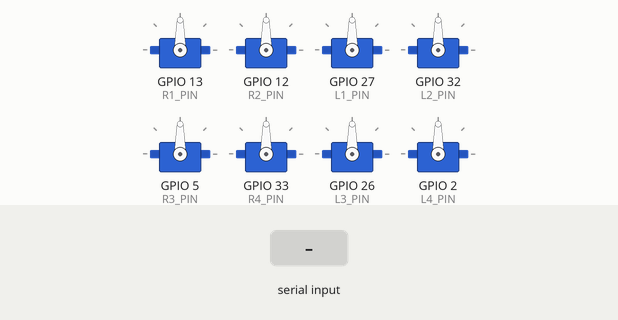
A program run on a simulated ESP32. Shown: 8 × servo. Inputs (shaded band) come from the test bench. WiFi joins after 1.5 s; servers stay silent unless stated; no MQTT or app messages arrive unless stated; what the program prints to the serial monitor is not drawn.

Above: at 2.7 s.
2.8 s: "H" received over Serial
At 3.55 s:
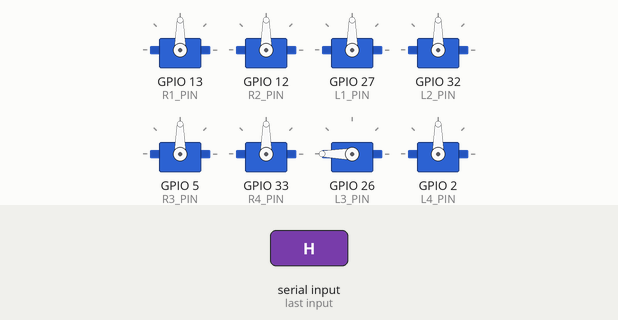
5.8 s: "S" received over Serial
At 7.8 s:
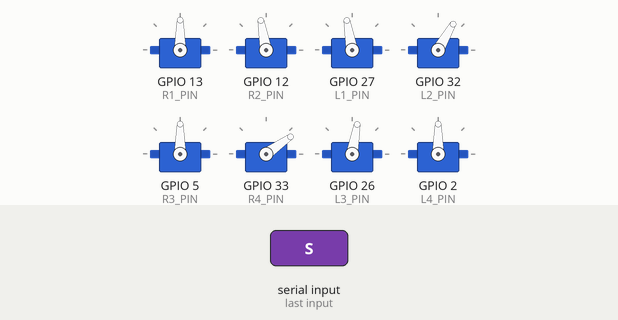
8.3 s: "C" received over Serial
At 9.0 s:
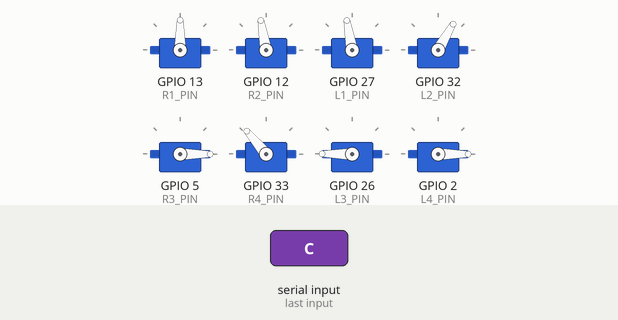
9.8 s: "D" received over Serial
At 10.1 s:
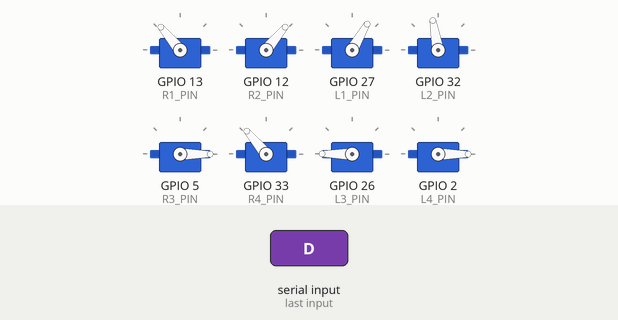
11.3 s: "H" received over Serial
At 11.55 s:
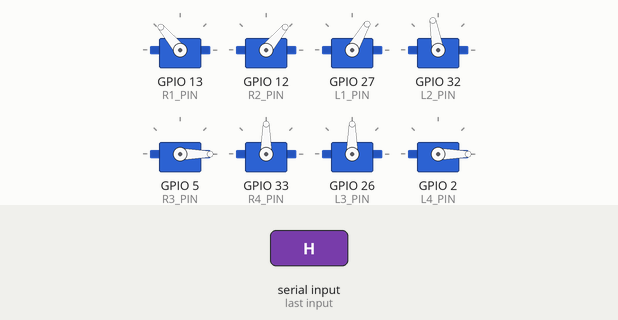
Timing chart, 0 to 15.3 s (numbered marks = the images above; inputs shaded):
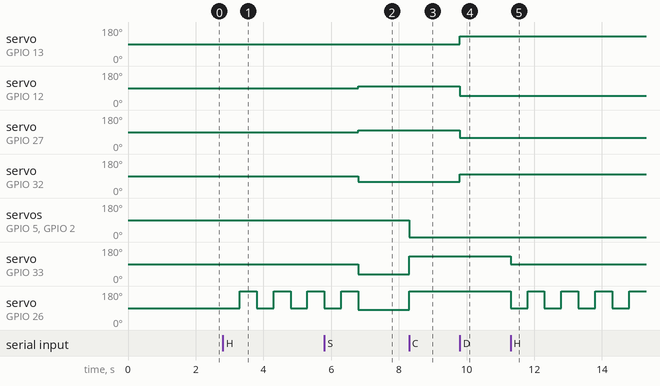

Measured:
- after the input at 2.8 s, servo on GPIO 26 (L3_PIN): alternates 180° for 0.50 s and 90° for 0.50 s, starting after 0.50 s
- after the input at 5.8 s, servo on GPIO 12 (R2_PIN), servo on GPIO 27 (L1_PIN): 90° → 100° after 1.0 s; servo on GPIO 32 (L2_PIN): 90° → 60° after 1.0 s; servo on GPIO 33 (R4_PIN): 90° → 35° after 1.0 s
- after the input at 8.3 s, servo on GPIO 5 (R3_PIN), servo on GPIO 2 (L4_PIN): 90° → 0° at once; servo on GPIO 33 (R4_PIN): 35° → 130° at once; servo on GPIO 26 (L3_PIN): 80° → 180° at once
- after the input at 9.8 s, servo on GPIO 13 (R1_PIN): 90° → 130° at once; servo on GPIO 12 (R2_PIN): 100° → 50° at once; servo on GPIO 27 (L1_PIN): 100° → 60° at once; servo on GPIO 32 (L2_PIN): 60° → 100° at once
- after the input at 11.3 s, servo on GPIO 33 (R4_PIN): 130° → 90° at once; servo on GPIO 26 (L3_PIN): alternates 180° for 0.50 s and 90° for 0.50 s, starting at once

The program:

main.cpp
```cpp
#include <Arduino.h>
#include <WiFi.h>
#include <PubSubClient.h>
#include "./DS4/Interface/Ds4Controller.h"
#include "Api/Interface/WiFiService.h"
#include "Api/Interface/MqttService.h"
#include "Api/Interface/HardwareMetricsApi.h"
#include "Locomotion/Interface/Robot.h"
#include <ESP32Servo.h>

// Configuración
#define WIFI_SSID           "Jean"
#define WIFI_PASSWORD       "basket2004"
#define MQTT_BROKER         "10.171.41.161"
#define MQTT_PORT           1884
#define PUBLISH_INTERVAL_MS 5000

// Pines motores — lado derecho
#define R1_PIN 13
#define R2_PIN 12
#define R3_PIN 5
#define R4_PIN 33

// Pines motores — lado izquierdo
#define L1_PIN 27
#define L2_PIN 32
#define L3_PIN 26
#define L4_PIN 2

// Instancias globales
WiFiClient   wifiClient;
PubSubClient mqttClient(wifiClient);
WiFiService        wifiService(WIFI_SSID, WIFI_PASSWORD);
MqttService        mqttService(mqttClient, wifiService);
HardwareMetricsApi metrics(&mqttService);

// Locomoción
CommandInterpreter interpreter;
Robot robot(
    R1_PIN, R2_PIN, L1_PIN, L2_PIN,
    R3_PIN, R4_PIN, L3_PIN, L4_PIN,
    interpreter
);

unsigned long lastPublish = 0;

void setup() {
    Serial.begin(115200);
    wifiService.connect();
    mqttService.begin(MQTT_BROKER, MQTT_PORT);
    metrics.begin();
    robot.init();

}

void loop() {

    // Métricas
    mqttService.loop();
    unsigned long now = millis();
    if (now - lastPublish >= PUBLISH_INTERVAL_MS) {
        lastPublish = now;
        metrics.publishAllMetrics();
    }

    //Locomoción
    if (Serial.available()) {
        char input = Serial.read();
        Serial.print("Comando recibido: ");
        Serial.println(input);
        Command cmd = interpreter.interpret(input);
        robot.executeCommand(cmd);
    }
}
```

HardwareMetricsApi.cpp
```cpp
#include <Arduino.h>
#include <WiFi.h>
#include "esp_system.h"
#include "../Interface/HardwareMetricsApi.h"

RTC_DATA_ATTR int bootCount = 0;

HardwareMetricsApi::HardwareMetricsApi(MqttService* mqttService) {
    this->mqtt = mqttService;
}

void HardwareMetricsApi::begin() {
    bootCount++;
    Serial.println("Hardware Metrics API started");
    Serial.printf("Boot count: %d | Reset reason: %d\n", bootCount, esp_reset_reason());
}

void HardwareMetricsApi::publishAllMetrics() {

    uint32_t freeHeap     = ESP.getFreeHeap();
    uint32_t maxBlock     = ESP.getMaxAllocHeap();
    int      fragmentation = (maxBlock > 0) ? (100 - (maxBlock * 100 / freeHeap)) : 0;

    String payload = "{";

    payload += "\"temperature\":"        + String(temperatureRead(), 2)    + ",";
    payload += "\"free_heap\":"          + String(freeHeap)                 + ",";
    payload += "\"min_free_heap\":"      + String(ESP.getMinFreeHeap())     + ",";
    payload += "\"heap_fragmentation\":" + String(fragmentation)            + ",";
    payload += "\"cpu_freq_mhz\":"       + String(ESP.getCpuFreqMHz())      + ",";
    payload += "\"wifi_rssi\":"          + String(WiFi.RSSI());
    payload += "}";

    mqtt->publish("esp32/metrics", payload);
}
```

MqttService.cpp
```cpp
#include "../Interface/MqttService.h"
#include <Arduino.h>

MqttService::MqttService(PubSubClient& mqttClient, WiFiService& wifiService)
    : client(mqttClient), wifi(wifiService), broker(nullptr), port(1883) {}

void MqttService::begin(const char* brokerAddr, int brokerPort, const char* id) {
    broker = brokerAddr;
    port = brokerPort;

    // Genera un clientId único usando el MAC address si no se proporciona uno
    if (id != nullptr) {
        clientId = String(id);
    } else {
        clientId = "esp32_" + String((uint32_t)ESP.getEfuseMac(), HEX);
    }

    client.setServer(broker, port);
    reconnect();
}

void MqttService::reconnect() {
    int attempts = 0;
    while (!client.connected() && attempts < 5) {
        Serial.printf("Conectando a MQTT [%s:%d] con id '%s'...\n",
                      broker, port, clientId.c_str());

        bool connected = client.connect(clientId.c_str());

        if (connected) {
            Serial.println("MQTT conectado");
            return;
        }

        Serial.printf("Fallo, rc=%d. Reintentando en 3s...\n", client.state());
        delay(3000);
        attempts++;
    }

    if (!client.connected()) {
        Serial.println("No se pudo conectar a MQTT después de 5 intentos.");
    }
}

bool MqttService::publish(const char* topic, const String& payload) {
    if (!client.connected()) {
        Serial.println("MQTT desconectado, no se puede publicar.");
        return false;
    }
    bool ok = client.publish(topic, payload.c_str());
    if (!ok) {
        Serial.printf("Error al publicar en topic: %s\n", topic);
    }
    return ok;
}

bool MqttService::isConnected() const {
    return client.connected();
}

void MqttService::loop() {
    wifi.reconnectIfNeeded();

    if (!client.connected()) {
        reconnect();
    }

    client.loop();
}
```

WifiService.cpp
```cpp
#include "../Interface/WifiService.H"
#include <Arduino.h>
#include <WiFi.h>

WiFiService::WiFiService(const char* ssid, const char* password)
    : ssid(ssid), password(password) {}

void WiFiService::connect() {
    WiFi.mode(WIFI_STA);
    WiFi.begin(ssid, password);
    Serial.printf("Conectando a WiFi '%s'", ssid);

    unsigned long start = millis();
    while (WiFi.status() != WL_CONNECTED) {
        if (millis() - start > 15000) {
            Serial.println("\nTimeout de WiFi. Reiniciando...");
            ESP.restart();
        }
        delay(500);
        Serial.print(".");
    }

    Serial.printf("\nWiFi conectado — IP: %s\n", WiFi.localIP().toString().c_str());
}

void WiFiService::reconnectIfNeeded() {
    if (WiFi.status() == WL_CONNECTED) return;

    Serial.println("WiFi desconectado. Reconectando...");
    WiFi.reconnect();

    unsigned long start = millis();
    while (WiFi.status() != WL_CONNECTED && millis() - start < 10000) {
        delay(500);
        Serial.print(".");
    }

    if (isConnected()) {
        Serial.printf("\nWiFi reconectado — IP: %s\n", WiFi.localIP().toString().c_str());
    } else {
        Serial.println("\nNo se pudo reconectar al WiFi.");
    }
}

bool WiFiService::isConnected() const {
    return WiFi.status() == WL_CONNECTED;
}
```

HardwareMetricsApi.h
```cpp
#ifndef HARDWARE_METRICS_API_H
#define HARDWARE_METRICS_API_H

#include "MqttService.h"

class HardwareMetricsApi {

private:
    MqttService* mqtt;

public:
    HardwareMetricsApi(MqttService * mqttService);

    void begin();

    void publishAllMetrics();
};

#endif
```

MqttService.h
```cpp
#ifndef MQTT_SERVICE_H
#define MQTT_SERVICE_H

#include <PubSubClient.h>
#include "WiFiService.h"

class MqttService {
private:
    PubSubClient& client;
    WiFiService& wifi;
    const char* broker;
    int port;
    String clientId;

    void reconnect();

public:
    MqttService(PubSubClient& mqttClient, WiFiService& wifiService);

    void begin(const char* broker, int port, const char* clientId = nullptr);
    bool publish(const char* topic, const String& payload);
    bool isConnected() const;
    void loop();
};

#endif
```

WifiService.H
```cpp
#ifndef WIFI_SERVICE_H
#define WIFI_SERVICE_H

class WiFiService {
private:
    const char* ssid;
    const char* password;

public:
    WiFiService(const char* ssid, const char* password);

    void connect();
    void reconnectIfNeeded();
    bool isConnected() const;
};

#endif
```

CommandInterpreter.cpp
```cpp
#include "../Interface/CommandInterpreter.h"
#include <Arduino.h>

Command CommandInterpreter::interpret(char input) {

    Command cmd;

    switch(input) {


        case 'S':
            cmd.type = STAND;
            break;

        case 'C':
            cmd.type = SIT;
            break;
        case 'D':
            cmd.type = STAND_DIAGONAL;
            break;

        case 'H':
            cmd.type = HELLO;
            break;

        case 'W':
            cmd.type = WALK;
            break;

        default:
            cmd.type = UNKNOWN;
    }

    return cmd;
}
```

Command.h
```cpp
#ifndef COMMAND_H
#define COMMAND_H

enum CommandType {
    STAND,
    SIT,
    STAND_DIAGONAL,
    HELLO,
    DANCE,
    EXERCISE,
    WALK,
    TURN_RIGHT,
    TURN_LEFT,
    UNKNOWN
};

struct Command {
    CommandType type;
};

#endif
```

CommandInterpreter.h
```cpp
#ifndef COMMAND_INTERPRETER_H
#define COMMAND_INTERPRETER_H

#include "Command.h"

class CommandInterpreter {
public:
    Command interpret(char input);
};

#endif
```

Ds4Controller.cpp
```cpp
#include "ps4Controller.h"
#include "../Interface/Ds4Controller.h"

void Ds4Controller::init() {
    if (!PS4.begin("14:33:5c:52:71:0a")) {
        Serial.println("Error: No se pudo inicializar el Bluetooth.");
    } else {
        Serial.println("Bluetooth listo. Esperando al DualShock 4");
    }
}

void Ds4Controller::chekConnection() {
    if (PS4.isConnected()) {
        Serial.println("¡Control DS4 Conectado exitosamente!");
        PS4.setLed(0, 0, 255);
        PS4.sendToController();
    } else {
        Serial.println("Esperando conexión del control...");
    }
}

int Ds4Controller::readInput() {
    if (PS4.isConnected()) {
        return PS4.LStickY();
    }
    return 0;
}
    
```

Ds4Controller.h
```cpp
#ifndef PS4_CONTROLLER_H
#define PS4_CONTROLLER_H

class Ds4Controller {
public:
    void init();
    void chekConnection();
    int readInput();
};

#endif
```

Foot.cpp
```cpp
#include "../Interface/Foot.h"

Foot::Foot(int pin) : motor(pin) {}

void Foot::init() {
    motor.attach();
}

void Foot::moveTo(int angle) {
    motor.setAngle(angle);
}
```

Leg.cpp
```cpp
#include "../Interface/Leg.h"

Leg::Leg(int pin) : motor(pin) {}

void Leg::init() {
    motor.attach();
}

void Leg::moveTo(int angle) {
    motor.setAngle(angle);
}
```

LocomotionSystem.cpp
```cpp
    // LocomotionSystem.cpp

    #include "../Interface/LocomotionSystem.h"
    #include <Arduino.h>


   LocomotionSystem::LocomotionSystem(
    int r1, int r2, int l1, int l2,
    int r3, int r4, int l3, int l4
) :
    R1(r1),
    R2(r2),
    L1(l1),
    L2(l2),
    R3(r3),
    R4(r4),
    L3(l3),
    L4(l4)
{}

    void LocomotionSystem::init() {
        R1.init();
        R2.init();
        L1.init();
        L2.init();
        R3.init();
        R4.init();
        L3.init();
        L4.init();
    }


    void LocomotionSystem::stand() {
        L3.moveTo(80);
        L4.moveTo(90);
        R3.moveTo(90);
        R4.moveTo(35);
        L1.moveTo(100);
        R1.moveTo(90);
        R2.moveTo(100);
        L2.moveTo(60);

    }

    void LocomotionSystem::sit() {
        L3.moveTo(180);
        L4.moveTo(0);
        R3.moveTo(0);
        R4.moveTo(130);

    }

    void LocomotionSystem::standDiagonal() {
        L2.moveTo(100);
        L1.moveTo(60);
        R1.moveTo(130);
        R2.moveTo(50);

    }

    void LocomotionSystem::hello() {
        R4.moveTo(90);
        for (int i = 0; i < 4; i++) {
            L3.moveTo(90);
            delay(500);
            L3.moveTo(180);
            delay(500);
        }
    }

    
```

Motor.cpp
```cpp
#include "../Interface/Motor.h"

Motor::Motor(int pin) : pin(pin), currentAngle(-1), attached(false) {}

void Motor::attach() {
    if (!attached) {
        servo.attach(pin);
        attached = true;
    }
}

void Motor::setAngle(int angle) {
    int correctedAngle = angle;

    //if (correctedAngle < 0) correctedAngle = 0;
    //if (correctedAngle > 180) correctedAngle = 180;

    currentAngle = correctedAngle;

    if (attached) {
        servo.write(correctedAngle);
    }
}

int Motor::getAngle() {
    return currentAngle;
}
```

Robot.cpp
```cpp
#include "../Interface/Robot.h"

Robot::Robot(
    int r1, int r2, int l1, int l2,
    int r3, int r4, int l3, int l4,
    CommandInterpreter & cmd
)
: locomotion(r1, r2, l1, l2, r3, r4, l3, l4),
  interpreter(cmd)
{
}

void Robot::init() {
    locomotion.init();
}

void Robot::executeCommand(Command cmd) {

    switch(cmd.type) {


        case STAND:
            Serial.println("Comando STAND recibido");
            locomotion.stand();
            break;


        case SIT:
            Serial.println("Comando SIT recibido");
            locomotion.sit();
            break;


        case STAND_DIAGONAL:
            Serial.println("Comando Stand Diagonal Recibido");
            locomotion.standDiagonal();
            break;

        case HELLO:
            Serial.println("Comando Hello recibido");
            locomotion.hello();
            break;
    }

}
```

Foot.h
```cpp
#ifndef FOOT_H
#define FOOT_H

#include "Motor.h"

class Foot {
private:
    Motor motor;

public:
    Foot(int pin);
    void init();
    void moveTo(int angle);
};

#endif
```

Leg.h
```cpp
#ifndef LEG_H
#define LEG_H

#include "Motor.h"

class Leg {
private:
    Motor motor;

public:
    Leg(int pin);
    void init();
    void moveTo(int angle);
};

#endif
```

LocomotionSystem.h
```cpp
#ifndef LOCOMOTION_SYSTEM_H
#define LOCOMOTION_SYSTEM_H

#include "Leg.h"
#include "Foot.h"

class LocomotionSystem {
private:
    Leg R1;
    Leg R2;
    Leg L1;
    Leg L2;
    Foot R3;
    Foot R4;
    Foot L3;
    Foot L4;

public:
    LocomotionSystem(
        int r1, int r2, int l1, int l2,
        int r3, int r4, int l3, int l4
    );

    void init();
    void stand();
    void sit();
    void standDiagonal();
    void walk();
    void hello();

};

#endif
```

Motor.h
```cpp
#ifndef MOTOR_H
#define MOTOR_H

#include <ESP32Servo.h>

class Motor {
private:
    Servo servo;
    int pin;
    int currentAngle;
    bool attached;

public:
    Motor(int pin);
    void attach();
    void setAngle(int angle);
    int getAngle();
};

#endif
```

Robot.h
```cpp
#ifndef ROBOT_H
#define ROBOT_H

#include "LocomotionSystem.h"
#include "../../Command/Interface/Command.h"
#include "../../Command/Interface/CommandInterpreter.h"

class Robot {
private:
    LocomotionSystem locomotion;
    CommandInterpreter & interpreter;

public:
    Robot(
        int r1, int r2, int l1, int l2,
        int r3, int r4, int l3, int l4,
        CommandInterpreter & cmd
    );

    void init();
    void executeCommand(Command cmd);
};

#endif
```
